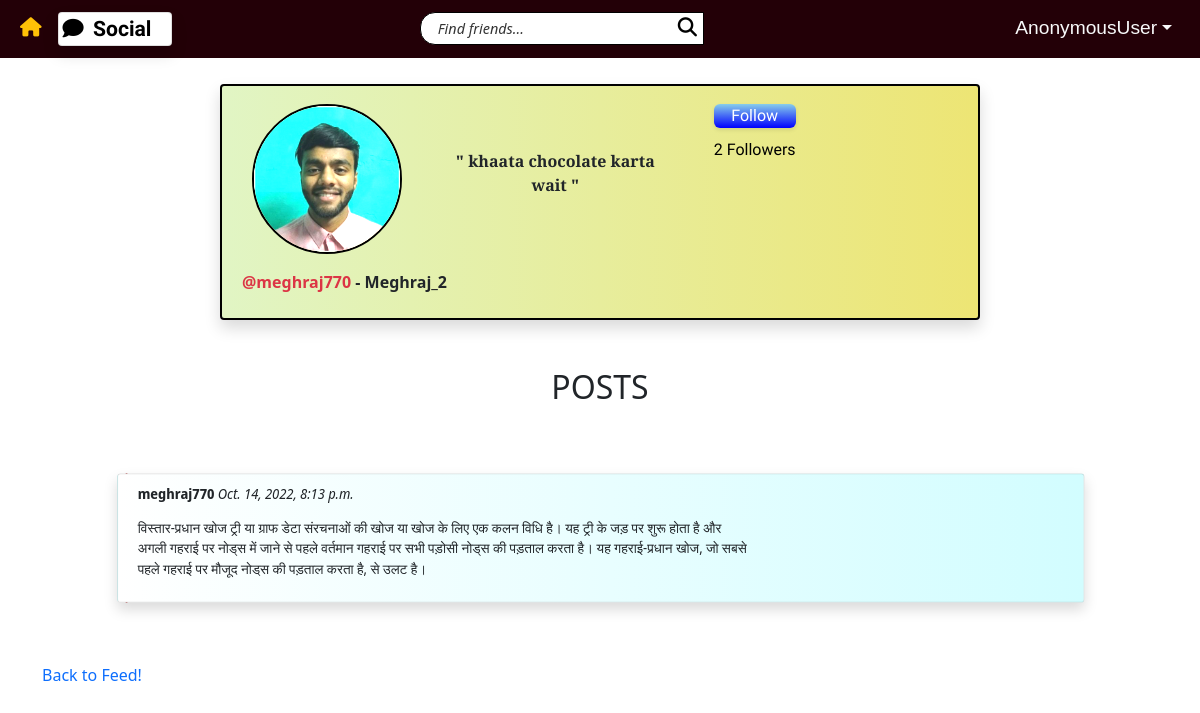
The page /social/profile/3 on the database as committed earlier.
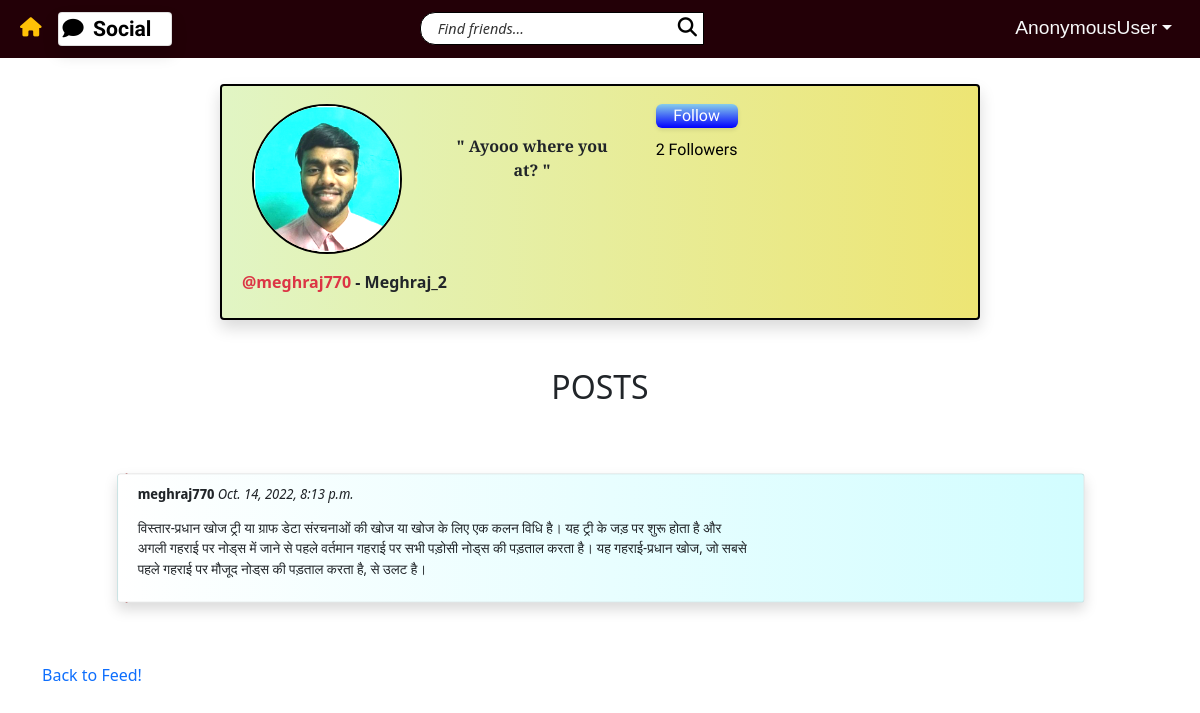
The same page on the database as committed later.
### main/models.py (models this page shows)
class UserProfile(models.Model):
    user = models.OneToOneField(User, primary_key = True, on_delete=models.CASCADE, verbose_name='user', related_name='profile')
    name = models.CharField(max_length=30, blank=True, null=True)
    bio = models.TextField(max_length=300, null=True, blank=True)
    birth_date = models.DateField(null=True)
    picture = models.ImageField(blank=True, null=True, default='uploads/profile_pictures/default.jpg', upload_to='uploads/profile_pictures')
    followers = models.ManyToManyField(User, blank=True, related_name='followers')

### main/views.py (the view)
# urls.py: path('profile/<int:pk>', ProfileView.as_view(), name='profile'),
class ProfileView(View):
	def get(self, request, pk, *args, **kwargs):
		profile = UserProfile.objects.get(pk=pk)
		user = profile.user
		posts = Post.objects.filter(author=user)
		followers = profile.followers.all()
		num_followers = len(followers)
		following = request.user in followers
		context = {
			'user': user,
			'posts': posts,
			'profile': profile,
			'num_followers' : num_followers,
			'following': following,
		}
		return render(request, 'main/profile.html', context)

### main/templates/main/profile.html (shortened to what this page needs)
{% extends 'landing/base.html' %}
{% block content %}
<div class="container">
    <div class="row justify-content-center mt-5 pb-5">
        <div class="card shadow rounded col-md-8 col-sm-12 profile-detail d-flex flex-row">
            <div class="p-2">
                <div>
                    <img src="{{ profile.picture.url }}" alt="NO DP" class="dp" height="100" width="100" />
                    {% if profile.name %}
                        <div class="author-time pt-3 mb-3">
                            <a href="{% url 'profile' profile.pk %}" class="text-danger">
                                @{{profile.user}}
                            </a>
                            - {{profile.name}}
                        </div>
                    {% endif %}
                </div>
            </div>
            <div>
                <div class="text-center">
                    {% if profile.bio %}
                        <p class="bio-style">" {{ profile.bio }} "</p>
                    {% else %}
                        <p class="bio-style">" NO BIO PROVIDED !!!!!!!!!"</p>
                    {% endif %}
                </div>
            </div>
            <div class="p-2 text-end newborder">
                {% if request.user == profile.user %}
                    <div></div>
                {% else %}
                    {% if following %}
                        <form method="POST" action="{% url 'unfollow' profile.pk %}">
                            {% csrf_token %}
                            <button class="button-36 px-2" type="submit">Following</button>
                        </form>
                    {% else %}
                        <form method="POST" action="{% url 'follow' profile.pk %}">
                            <button class="button-36 px-2" type="submit">Follow</button>
                        </form>
                    {% endif %}
                {% endif %}
                <div class="text-center mydiv rounded"><a href="{% url 'followers' profile.pk %}">{{num_followers}} Followers</a></div>
            </div>
        </div>
    </div>
        <h2 class="text-center">POSTS</h2>
        <div class="list-wrapper">
            {% for post in posts %}
            <div class="row card shadow mb-5 pop-up">
                <div class="col-md-8 col-sm-12 mb-3position-relative">
                    <p><strong>{{post.author}}</strong> <i>{{post.created_on}}</i> </p>
                    <p>{{ post.body }}</p>
                </div>
            </div>
            {% empty %}
            <div class="row justify-content-center mt-4">
                <div class="col-md-8 col-sm-12 mb-3 border-bottom position-relative">
                    <h5>No posts to show!</h5>
                </div>
            </div>
            {% endfor %}
        </div>
        <div class="row mb-5 mt-3">
            <div class="col-md-3 col-sm-6">
                <a href="{% url 'post_list' %}" class="text-primary">Back to Feed!</a>
            </div>
        </div>
</div>
{% endblock %}

Rows that differ between the two databases and show on the page:
changed UserProfile "Meghraj_2": bio "khaata chocolate karta wait" → "Ayooo where you at?"
